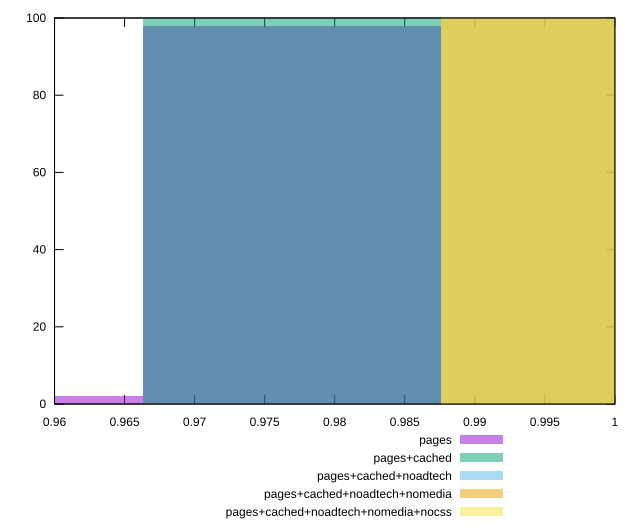

Reproduce this figure in gnuplot.
reset

$pages <<EOF
0.9769392560154587 98
0.9557014461020792 2
EOF

$pagesCached <<EOF
0.9769392560154587 100
EOF

$pagesCachedNoadtech <<EOF
0.9981770659288383 100
EOF

$pagesCachedNoadtechNomedia <<EOF
0.9981770659288383 100
EOF

$pagesCachedNoadtechNomediaNocss <<EOF
0.9981770659288383 100
EOF

set key outside below
set boxwidth 0.02123780991337954
set xrange [0.96:1]
set yrange [0:100]
set trange [0:100]
set style fill transparent solid 0.5 noborder
set terminal svg size 640, 530 enhanced background rgb 'white'
set output "report_00016_2021-02-10T13-31-48.338Z/total-byte-weight/comparison/histogram/all_score.svg"

plot $pages title "pages" with boxes, \
     $pagesCached title "pages+cached" with boxes, \
     $pagesCachedNoadtech title "pages+cached+noadtech" with boxes, \
     $pagesCachedNoadtechNomedia title "pages+cached+noadtech+nomedia" with boxes, \
     $pagesCachedNoadtechNomediaNocss title "pages+cached+noadtech+nomedia+nocss" with boxes

reset
